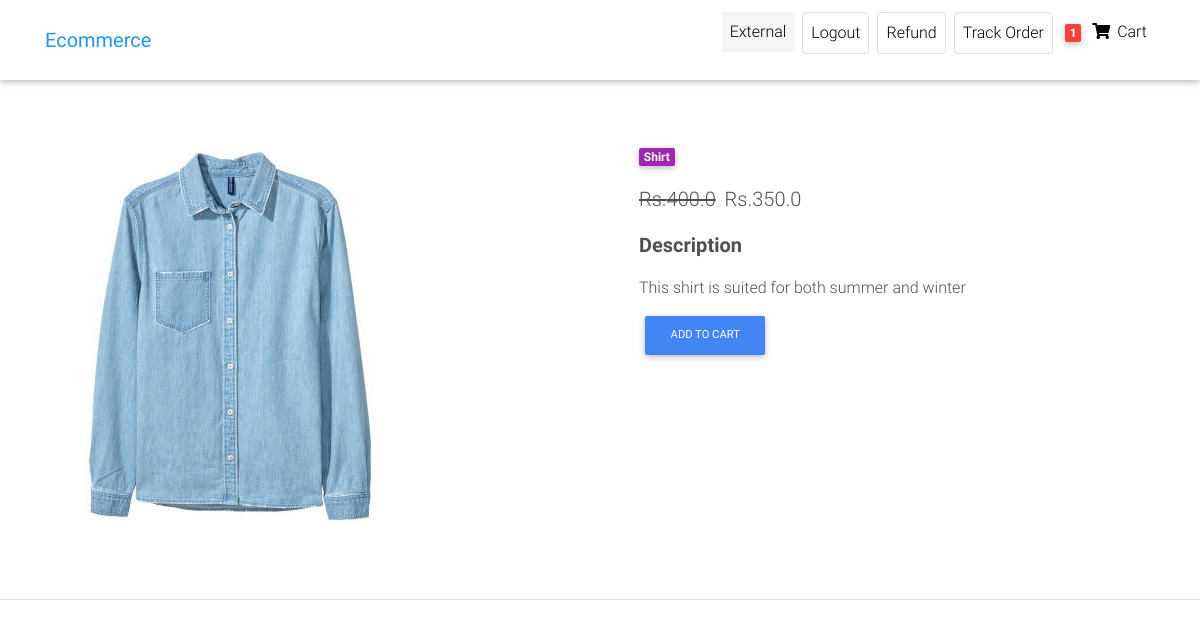
/product/shirt-awesome/ (signed in), run on the app's committed database.
### front/models.py (models this page shows, shortened)
class Customer(AbstractUser):#Users is customer here
    phone=models.CharField(max_length=12,default="")
    gender=models.CharField(max_length=15,default="")
    user_address=models.CharField(max_length=50,default="")

class Order(models.Model):
    user=models.ForeignKey(Customer,on_delete=models.CASCADE)
    ref_code=models.CharField(max_length=20,blank=True,null=True)
    items=models.ManyToManyField(OrderItem)
    start_date = models.DateTimeField(auto_now_add=True)
    ordered_date=models.DateField()
    ordered=models.BooleanField(default=False)#it check whether has been ordered or not
    billing_address=models.ForeignKey('Address',related_name='billing_address',on_delete=models.SET_NULL,blank=True,null=True)
    shipping_address=models.ForeignKey('Address',related_name='shipping_address',on_delete=models.SET_NULL,blank=True,null=True)
    payment_detail=models.ForeignKey('Payments',on_delete=models.SET_NULL,blank=True,null=True)
    coupon=models.ForeignKey('Coupon',on_delete=models.SET_NULL,blank=True,null=True)
    being_delivered=models.BooleanField(default=False)#deliver hogaya
    received=models.BooleanField(default=False)#order hmne receive karliya
    order_status=models.CharField(choices=status,max_length=10,default='Pe')
    refund_requested=models.BooleanField(default=False)
    refund_granted=models.BooleanField(default=False)

class Item(models.Model):
    upload_path = 'Images'
    title=models.CharField(max_length=50)
    price=models.FloatField()
    discount_price=models.FloatField(blank=True,null=True)
    category=models.CharField(choices=CATEGORY_CHOICES,max_length=2)
    label=models.CharField(choices=LABEL_CHOICES,max_length=1)
    slug=models.SlugField(blank=True)
    description=models.TextField()
    image=models.ImageField(upload_to=upload_path,null=True,blank=True)
    def get_add_to_cart(self):
        return reverse("add-to-cart", kwargs={"slug": self.slug})

### front/views.py (the view)
# urls.py: path('product/<slug>/', ItemDetailView.as_view(),name="product"),
class ItemDetailView(DetailView):
    model=Item
    template_name='Ecommerce/product-page.html'

### front/templatetags/cart_template_tags.py (called while the page is built)
@register.filter
def cart_item_count(user):
    if user.is_authenticated:
        qs=Order.objects.filter(user=user,ordered=False)
        if qs.exists():
            return qs[0].items.count()
    return 0

### front/templates/Ecommerce/product-page.html (shortened to what this page needs)
{% extends "Ecommerce/home-page.html" %}
{% load static %}
{% load cart_template_tags %}
{% block body %}
  {% include 'Ecommerce/navbar.html' %}
  <main class="mt-5 pt-4">
    <div class="container dark-grey-text mt-5">
      <div class="row wow fadeIn">
        <div class="col-md-6 mb-4">
          <img src="{{object.image.url}}" class="img-fluid" alt="">
        </div>
        <div class="col-md-6 mb-4">
          <div class="p-4">
            <div class="mb-3">
              <a href="">
                <span class="badge purple mr-1">{{object.get_category_display}}</span>
              </a>
            </div>
            <p class="lead">
              {% if  object.discount_price %}
              <span class="mr-1">
                <del>Rs.{{object.price}}</del>
              </span>
              <span>Rs.{{object.discount_price}}</span>
              {% else %}
              <span>Rs.{{object.price}}</span>
              {% endif %}
            </p>
            <p class="lead font-weight-bold">Description</p>
            <p>{{object.description}}</p>
            <form class="d-flex justify-content-left">
              {% if user.is_authenticated %}
              <a href="{{object.get_add_to_cart}}" class="btn btn-primary btn-md my-0 p" type="submit">Add to cart</a>
              {% else %}
              <h5>Please login to buy</h5>
              {% endif %}
            </form>
          </div>
        </div>
      </div>
    </div>
  </main>
  <footer class="page-footer text-center font-small mt-4 wow fadeIn">
    <hr class="my-4">
  </footer>
  {% endblock body %}

### front/templates/Ecommerce/navbar.html (shortened to what this page needs)
{% load cart_template_tags %}
 <nav class="navbar fixed-top navbar-expand-lg navbar-light white scrolling-navbar">
    <div class="container">
      <a class="navbar-brand waves-effect" href="/" >
        <strong class="blue-text">Ecommerce</strong>
      </a>
      <div class="collapse navbar-collapse" id="navbarSupportedContent">
        <ul class="navbar-nav nav-flex-icons">
          {% if request.user.is_authenticated %}
          <li class="nav-item mx-1">
            <p class="nav-link  "
            style="background-color:whitesmoke;"
             >
              {{request.user.first_name}}
          </p>
          </li>
          <li class="nav-item mx-1">
            <a href="{% url 'account_logout' %}" class="nav-link border border-light rounded waves-effect"
             >
              Logout
            </a>
          </li>
          <li class="nav-item mx-1">
            <a href="{% url 'request-refund' %}" class="nav-link border border-light rounded waves-effect"
             >
              Refund
            </a>
          </li>
          <li class="nav-item mx-1">
            <a href="{% url 'track-order' %}" class="nav-link border border-light rounded waves-effect"
            >
              Track Order
            </a>
          </li>
          {% endif %}
          {% if user.is_authenticated %}
          <li class="nav-item">
            <a href="{% url 'order-summary' %}" class="nav-link waves-effect">
              <span class="badge red z-depth-1 mr-1"> {{request.user|cart_item_count}} </span>
              <i class="fas fa-shopping-cart"></i>
              <span class="clearfix d-none d-sm-inline-block"> Cart </span>
            </a>
          </li>
          {% endif %}
        </ul>
      </div>
    </div>
  </nav>

### front/templates/Ecommerce/home-page.html (style rules this page uses)
html, body, header, .carousel { height: 60vh; }

### data on the page
Customer: user.first_name "External", user|cart_item_count "1"
Item: image (picture), category "Shirt", price "400.0", discount_price "350.0", description "This shirt is suited for both summer and winter"
